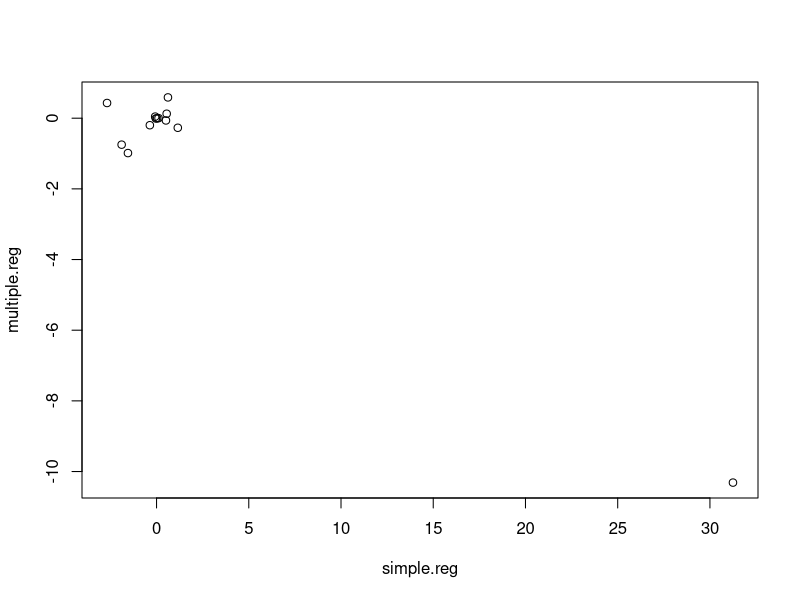

The R source for this figure:
# Question 15, chapter 3

library(MASS)
names(Boston)
attach(Boston)
lm.zn <- lm(crim ~ zn)
summary(lm.zn)
lm.indus <- lm(crim ~ indus)
summary(lm.indus)
lm.chas = lm(crim~chas) 
summary(lm.chas)
lm.nox = lm(crim~nox)
summary(lm.nox) 
lm.rm = lm(crim~rm)
summary(lm.rm) 
lm.age = lm(crim~age)
summary(lm.age)
lm.dis = lm(crim~dis)
summary(lm.dis)
lm.rad = lm(crim~rad)
summary(lm.rad)
lm.tax = lm(crim~tax)
summary(lm.tax)
lm.ptratio = lm(crim~ptratio)
summary(lm.ptratio)
lm.black = lm(crim~black)
summary(lm.black) 
lm.lstat = lm(crim~lstat)
summary(lm.lstat) 
lm.medv = lm(crim~medv)
summary(lm.medv) 

# Multiple Regression

lm.mult <- lm(crim ~ . , data = Boston)
summary(lm.mult)

#
simple.reg <- vector("numeric", 0)
simple.reg <- c(simple.reg, lm.zn$coefficient[2])
simple.reg <- c(simple.reg, lm.indus$coefficient[2])
simple.reg <- c(simple.reg, lm.chas$coefficient[2])
simple.reg <- c(simple.reg, lm.nox$coefficient[2])
simple.reg <- c(simple.reg, lm.rm$coefficient[2])
simple.reg <- c(simple.reg, lm.age$coefficient[2])
simple.reg <- c(simple.reg, lm.dis$coefficient[2])
simple.reg <- c(simple.reg, lm.rad$coefficient[2])
simple.reg <- c(simple.reg, lm.tax$coefficient[2])
simple.reg <- c(simple.reg, lm.ptratio$coefficient[2])
simple.reg <- c(simple.reg, lm.black$coefficient[2])
simple.reg <- c(simple.reg, lm.lstat$coefficient[2])
simple.reg <- c(simple.reg, lm.medv$coefficient[2])
multiple.reg <- vector("numeric", 0)
multiple.reg <- c(multiple.reg, lm.mult$coefficients[2:length(lm.mult$coefficients)])
plot(simple.reg, multiple.reg)
